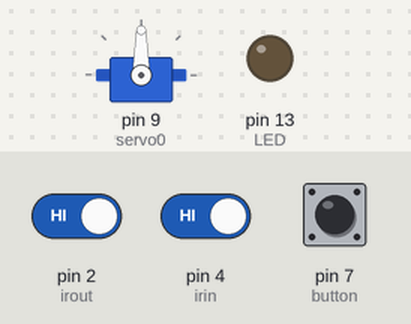
Bench run of a sketch on a simulated Arduino Uno, built with avr-gcc and run on an emulated ATmega328P. On the bench: servo, output pins drawn as LEDs (lit = HIGH). The inputs (shaded band) are chosen by the test bench; at power-on: pin 2 (irout) HIGH, pin 4 (irin) HIGH, pin 7 (button) HIGH.

Above: at 1.2 s.
1.3 s: pin 2 (irout) driven LOW
At 2.1 s:
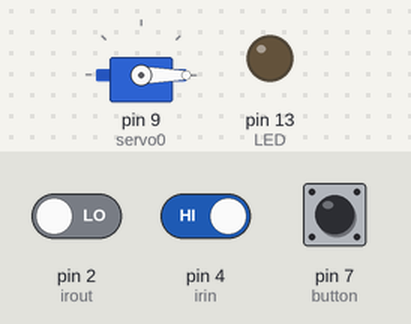
2.8 s: pin 4 (irin) driven LOW
At 3.3 s:
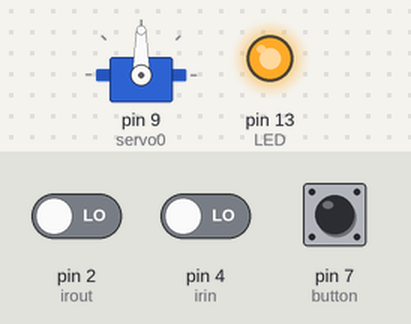
Timing chart, 0 to 5.8 s (numbered marks = the images above; inputs shaded):
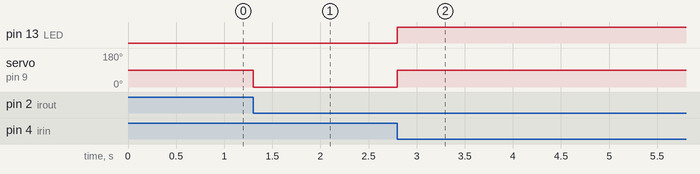

Measured:
- after the input at 1.3 s, servo on pin 9 (servo0): 90° → 0° at once
- after the input at 2.8 s, pin 13 (LED): LOW → HIGH at once; servo on pin 9 (servo0): 0° → 90° at once

The sketch:

try.ino
```cpp
#define servo0        9
#define irout         2
#define irin          4
#define button        7
#define LED           13

#include <Servo.h>
Servo myservo0;  // create servo object to control a servo
int occupied;
int lastbut;
int exiting;

void setup() {

  pinMode(servo0,OUTPUT);
  pinMode(button,INPUT);
  myservo0.attach(servo0);
  pinMode(irout,INPUT);
  pinMode(irin,INPUT);
  pinMode(LED,OUTPUT);
  occupied=0;
  myservo0.write(90);

}

void loop(){
  int out = digitalRead(irout);
  int in = digitalRead(irin);
  int but = digitalRead(button);
  if(out == 0 && occupied ==0){
    myservo0.write(0);
  }
  if(in == 0 && occupied==0){
    myservo0.write(90);
    occupied=1;
    digitalWrite(LED,HIGH);
  }

  if(but ==0 && lastbut == 1 && occupied==1){
    myservo0.write(0);
    exiting=1;
  }

  if(out ==0 && occupied==1 && exiting ==1){
    myservo0.write(90);
    occupied=0;
    digitalWrite(LED,LOW);
    exiting=0;
    delay(1000);
  }

  lastbut=but;
}
```
